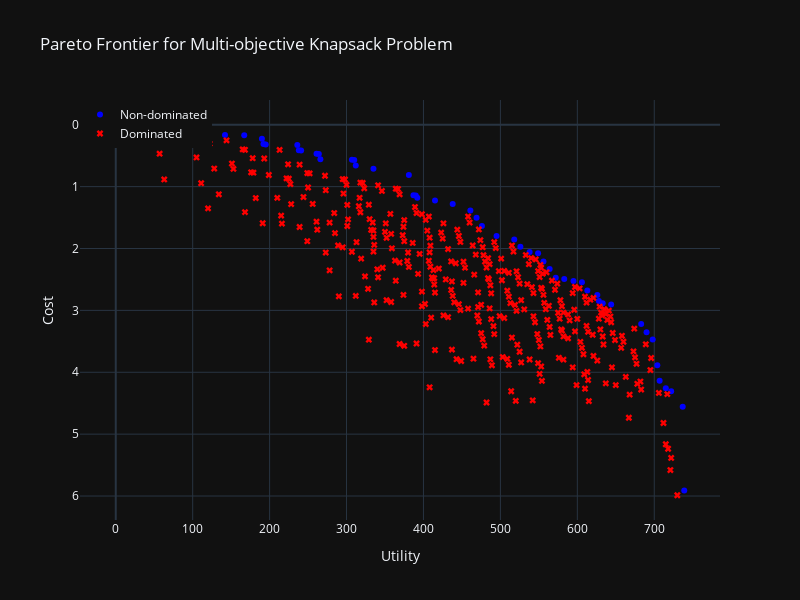

Notebook source saved alongside this figure:
### Code cell
P_fe, D_all_fe = knapsack_fe(item_weights, item_utilities, item_costs, W=300) # weight limit=W
draw_pareto_frontier(P_fe, D_all_fe,item_costs=item_costs,item_utilities=item_utilities)

### Figure 1 — Plotly figure (JSON) as saved in the notebook; plotly's stock layout.template omitted (floating-point values rounded to 4 significant figures; data arrays with more than 128 entries replaced by an {"elided": "..."} marker saying what was removed)
{"data": [{"marker": {"color": "blue"}, "mode": "markers", "name": "Non-dominated", "x": [0, 73, 121, 192, 167, 238, 195, 266, 241, 312, 142, 190, 261, 236, 307, 264, 335, 392, 310, 381, 438, 415, 476, 387, 390, 461, 518, 495, 538, 595, 572, 556, 613, 707, 633, 690, 469, 526, 564, 715, 704, 698, 737, 739, 549, 606, 583, 628, 626, 683, 722, 644], "y": [0.0, 0.0125, 0.07286, 0.3126, 0.1713, 0.411, 0.3185, 0.5583, 0.417, 0.6567, 0.1666, 0.227, 0.4667, 0.3254, 0.5652, 0.4726, 0.7124, 1.18, 0.5711, 0.8108, 1.279, 1.224, 1.638, 1.139, 1.145, 1.385, 1.853, 1.798, 2.058, 2.526, 2.471, 2.212, 2.68, 4.139, 2.885, 3.353, 1.504, 1.971, 2.33, 4.257, 3.888, 3.471, 4.559, 5.911, 2.078, 2.546, 2.491, 2.847, 2.751, 3.219, 4.306, 2.905], "type": "scatter"}, {"marker": {"color": "red", "symbol": "x"}, "mode": "markers", "name": "Dominated", "x": {"elided": "345 int values"}, "y": {"elided": "345 float values"}, "type": "scatter"}], "layout": {"height": 600, "legend": {"x": 0, "y": 1}, "title": {"text": "Pareto Frontier for Multi-objective Knapsack Problem"}, "width": 800, "xaxis": {"title": {"text": "Utility"}}, "yaxis": {"autorange": "reversed", "title": {"text": "Cost"}}}}
